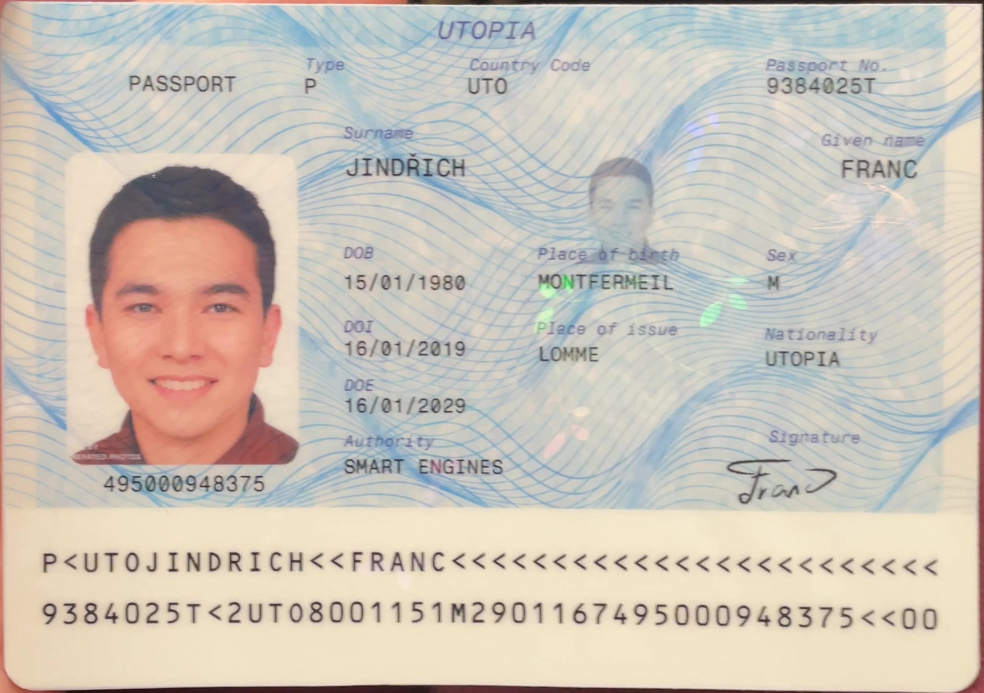
#> input picture Binarisation/warped_images/warped_0.jpg, 4920 x 3463 px, found by its file name (shown at 1/5 size); its folder holds only this picture in this run
$ python binariser_val.py
#> lines starting #> are read from the running program, lines starting #| are printed output that depends on the picture; after the words box and inside, x2 and y2 are one past the last pixel; in counts of white or black regions, pixels touching at a corner belong together
import cv2
import numpy as np
import os

# Chemin vers le dossier contenant les images à binariser
img_folder = "Binarisation\warped_images"

# Liste des noms de fichiers d'images dans le dossier
img_files = os.listdir(img_folder)
output_dir = "Binarisation/binariser"
if not os.path.exists(output_dir):
    os.mkdir(output_dir)


# Binarisation de chaque image

for img_file in img_files:
    img = cv2.imread(os.path.join(img_folder, img_file))
#> img is the input picture: shape (3463, 4920, 3); mean B, G, R 185.5, 196, 203.7
    # Obtenir la taille de l'image d'origine
    height, width, channels = img.shape
#> height = 3463; width = 4920; channels = 3

# Définir la nouvelle taille souhaitée
    new_width = 640
    new_height = int(new_width * height / width)
#> new_height = 450

# Redimensionner l'image tout en conservant sa configuration
    resized_img = cv2.resize(img, (new_width, new_height), interpolation=cv2.INTER_AREA)
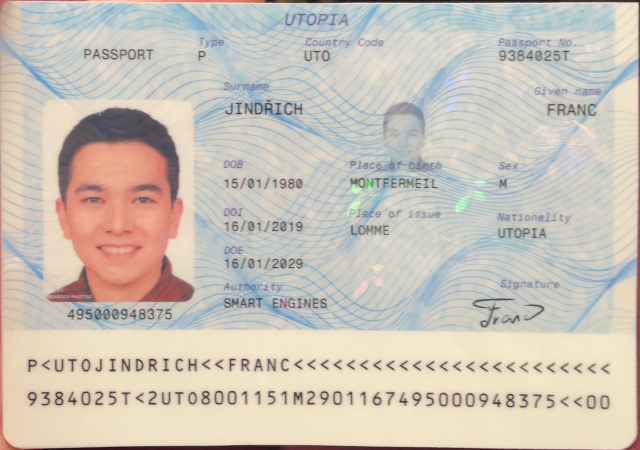
#> resized_img: shape (450, 640, 3); mean B, G, R 185.5, 196, 203.7
    hsv_img = cv2.cvtColor(resized_img, cv2.COLOR_BGR2HSV)
#> hsv_img: shape (450, 640, 3); mean H, S, V 43.3, 32.6, 208.2
  # Définir les valeurs minimales et maximales pour chaque canal
    h_min, s_min, v_min = 30, 40, 224
    h_max, s_max, v_max = 180, 255, 255
   # Créer un masque binaire pour les pixels qui correspondent aux valeurs définies
    mask = cv2.inRange(hsv_img, (h_min, s_min, v_min), (h_max, s_max, v_max))
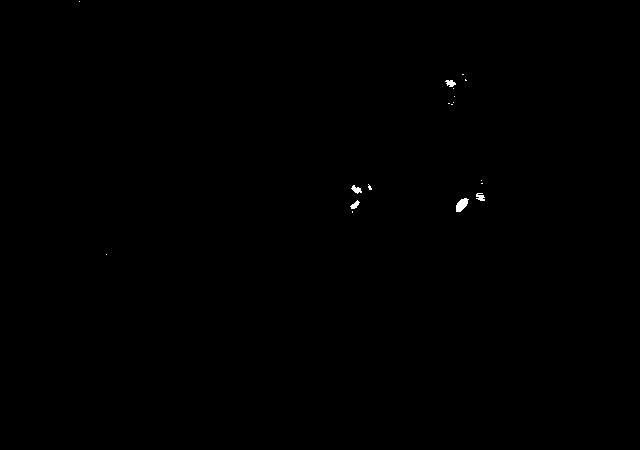
#> mask: shape (450, 640); 0.12% white; 18 white regions (13 under 20 px), largest, box (x1, y1, x2, y2) and area: (456, 198, 469, 212) 115, (351, 185, 362, 194) 53, (445, 80, 456, 87) 50, (476, 193, 485, 201) 49, (350, 200, 360, 209) 45

# Appliquer le masque à l'image originale pour obtenir l'image binaire
    binary_img = cv2.bitwise_and(resized_img, resized_img, mask=mask)

    output_path = os.path.join(output_dir,img_file)
    cv2.imwrite(output_path, binary_img)

""""
# Charger l'image
img = cv2.imread('Binarisation\warped_images\warped_40.jpg')
# Obtenir la taille de l'image d'origine
height, width, channels = img.shape

# Définir la nouvelle taille souhaitée
new_width = 640
new_height = int(new_width * height / width)

# Redimensionner l'image tout en conservant sa configuration
resized_img = cv2.resize(img, (new_width, new_height), interpolation=cv2.INTER_AREA)


# Convertir l'image en HSV
hsv_img = cv2.cvtColor(resized_img, cv2.COLOR_BGR2HSV)

# Extraire la composante V
v = hsv_img[:,:,2]

# Appliquer un seuillage sur la composante V
_, binary_img = cv2.threshold(v, 232, 255, cv2.THRESH_BINARY)

# Afficher l'image binaire
cv2.imshow('Binarized Image', binary_img)
cv2.waitKey(0)
cv2.destroyAllWindows()
"""

$ run again, on Binarisation/warped_images/warped_12.jpg
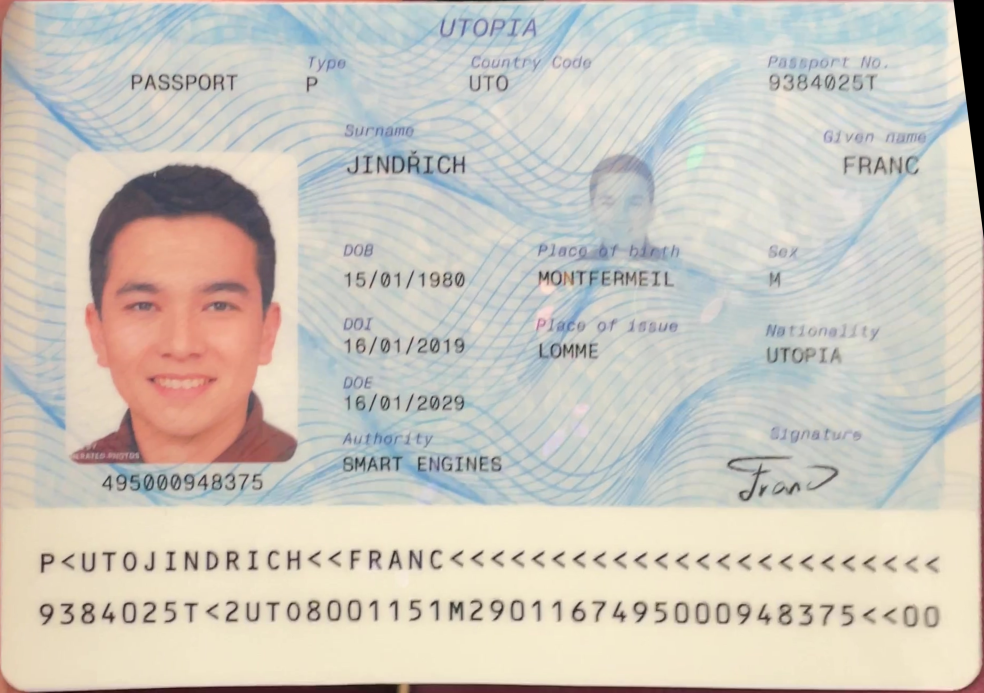
#> input picture Binarisation/warped_images/warped_12.jpg, 4920 x 3463 px, found by its file name (shown at 1/5 size)
#> img is the input picture: shape (3463, 4920, 3); mean B, G, R 189.7, 199.2, 204.7
#> `resized_img = cv2.resize(img, (new_width, new_height), interpolation=c..`:
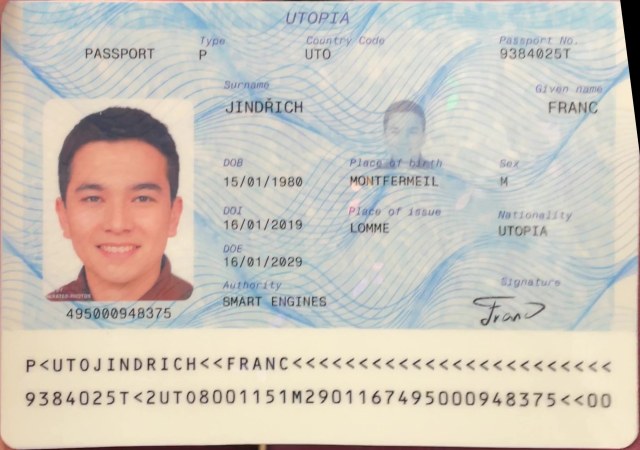
#> resized_img: shape (450, 640, 3); mean B, G, R 189.7, 199.2, 204.7
#> hsv_img: shape (450, 640, 3); mean H, S, V 47.1, 30.5, 209.9
#> mask: shape (450, 640); 0.02% white in thin lines or dots, all inside (x1, y1, x2, y2) = (176, 1, 629, 316)
